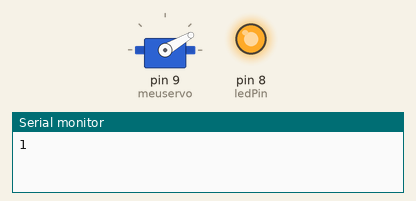
Simulated run of this sketch. Board: Arduino Uno, built with avr-gcc and run on an emulated ATmega328P. Shown: servo, output pins drawn as LEDs (lit = HIGH), the last lines printed to the serial monitor.

Above: at 0.05 s.
At 19.0 s:
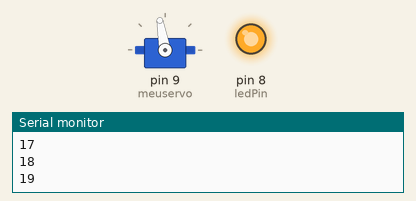
Timing chart, 0 to 23.0 s (numbered marks = the images above):
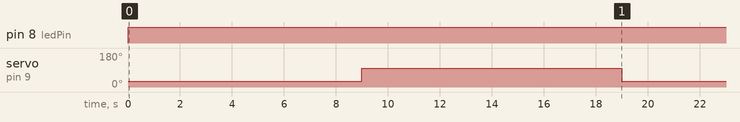

Measured:
- by itself, pin 8 (ledPin): LOW → HIGH at 0.00 s
- by itself, servo on pin 9 (meuservo): alternates 100° for 10.0 s and 30° for 10.0 s

The sketch:

code.ino
```cpp
// Código exemplo para teste de Micro Servo Motor SG90
// Movimento do servo através de comandos especificados

#include "Servo.h" // Inclui a Biblioteca Servo.h

Servo meuservo; // Cria o objeto servo para programação

int i = 0; // Ajusta o ângulo inicial do Servo
int countLuz = 0;
int countServo = 0;
const int ledPin = 8; //Lampada no pino 8

void setup() {
  meuservo.attach(9); // Declara o pino do servo
  meuservo.write(30);

  pinMode(ledPin, OUTPUT); //Pino do led será saída

  Serial.begin(9600);
}

void loop() {
  countLuz = countLuz + 1;
  countServo = countServo + 1;

  // Desliga/Liga lâmpada de 11 em 11 horas
  // Ao injetar o código, ele liga a lâmpada e depois de 11 horas ligado, ele desliga.
  // ligar 18 horas para apagar 5 da manhã da outro dia.

  if(countLuz >= 0 && countLuz < 39600) {
    digitalWrite(ledPin, HIGH); // Liga lampada
  }

  if(countLuz >= 39600) {
    digitalWrite(ledPin, LOW); // Desliga Lampada
  }

  if(countLuz >= 93600) {
    countLuz = 0; // Zera e Liga a lampada
  }


  // Código do alimentador de galinhas.
  if(countServo == 10) {
    meuservo.write(100); // Comando para mover para angulo específico
    delay(1);
  }

  if(countServo >= 20) {
    meuservo.write(30); // Comando para mover para angulo específico
    delay(1);
    countServo = 0;
  }

  Serial.println(countServo);

  delay(1000);
}
```
